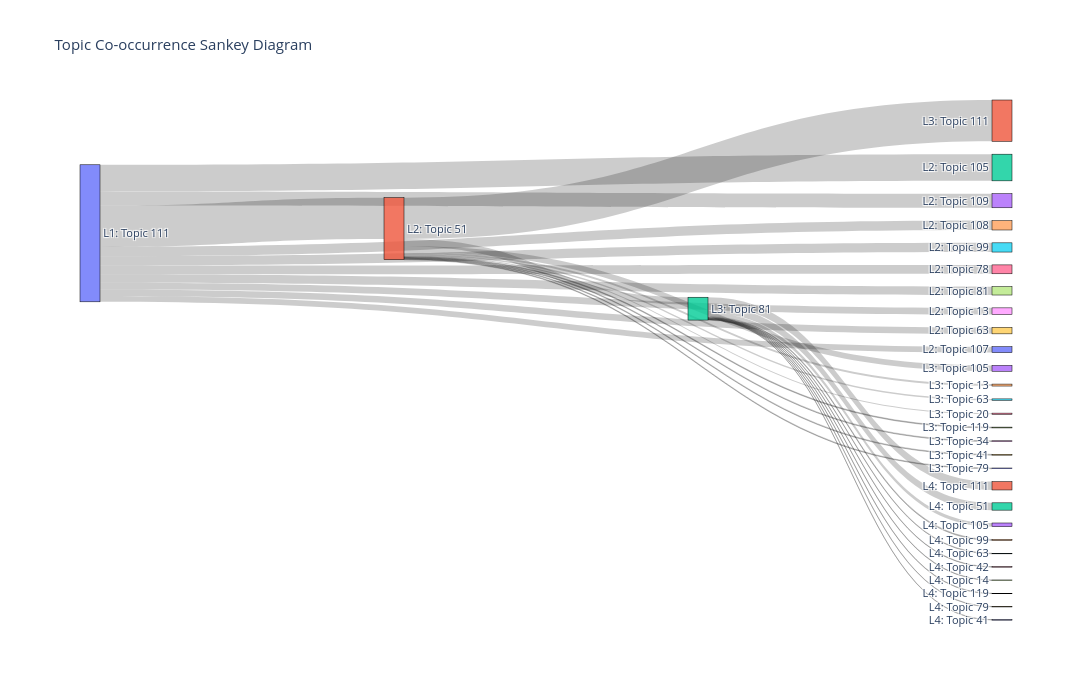

Here is the notebook cell this chart was saved with:
### Code cell
labels, sources, targets, values = build_sankey_chain(
    topic_frequencies=topic_frequencies,
    co_occurrences=co_occurrences,
    topics_dict=topics_dict,
    top_n=10,
    levels=4,
    n_words=5
)

fig = go.Figure(
    data=[
        go.Sankey(
            node=dict(
                pad=20,
                thickness=20,
                line=dict(color="black", width=0.5),
                label=labels
            ),
            link=dict(
                source=sources,
                target=targets,
                value=values
            )
        )
    ]
)

fig.update_layout(
    title_text="Topic Co-occurrence Sankey Diagram",
    font_size=11,
    width=1100,
    height=700
)

fig.show()

### Figure 1 — Plotly figure (JSON) as saved in the notebook; plotly's stock layout.template omitted (floating-point values rounded to 4 significant figures)
{"data": [{"link": {"source": [0, 0, 0, 0, 0, 0, 0, 0, 0, 0, 1, 1, 1, 1, 1, 1, 1, 1, 1, 1, 12, 12, 12, 12, 12, 12, 12, 12, 12, 12], "target": [1, 2, 3, 4, 5, 6, 7, 8, 9, 10, 11, 12, 13, 14, 15, 16, 17, 18, 19, 20, 21, 22, 23, 24, 25, 26, 27, 28, 29, 30], "value": [1009, 651, 344, 229, 225, 217, 205, 163, 158, 144, 1009, 179, 142, 48, 34, 28, 20, 19, 19, 18, 205, 179, 89, 23, 14, 11, 11, 9, 9, 8]}, "node": {"label": ["L1: Topic 111", "L2: Topic 51", "L2: Topic 105", "L2: Topic 109", "L2: Topic 108", "L2: Topic 99", "L2: Topic 78", "L2: Topic 81", "L2: Topic 13", "L2: Topic 63", "L2: Topic 107", "L3: Topic 111", "L3: Topic 81", "L3: Topic 105", "L3: Topic 13", "L3: Topic 63", "L3: Topic 20", "L3: Topic 119", "L3: Topic 34", "L3: Topic 41", "L3: Topic 79", "L4: Topic 111", "L4: Topic 51", "L4: Topic 105", "L4: Topic 99", "L4: Topic 63", "L4: Topic 42", "L4: Topic 14", "L4: Topic 119", "L4: Topic 79", "L4: Topic 41"], "line": {"color": "black", "width": 0.5}, "pad": 20, "thickness": 20}, "type": "sankey"}], "layout": {"font": {"size": 11}, "height": 700, "title": {"text": "Topic Co-occurrence Sankey Diagram"}, "width": 1100}}
